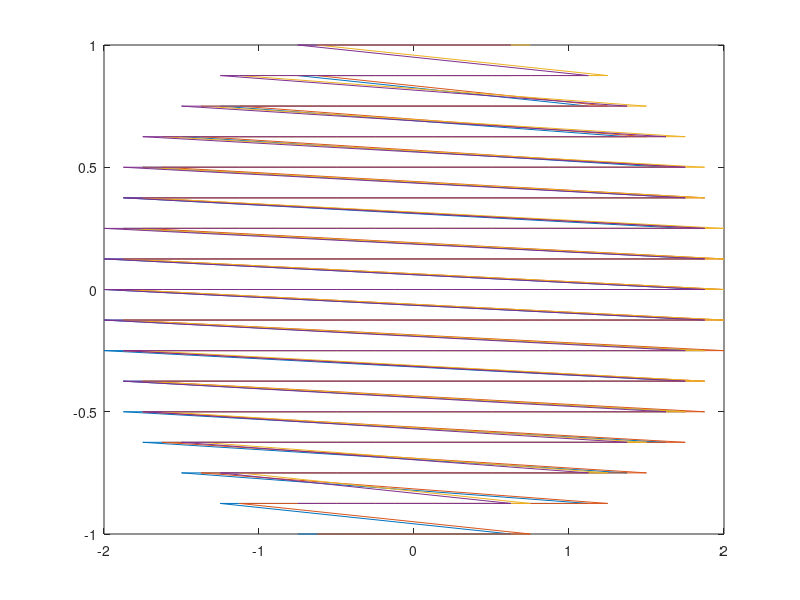
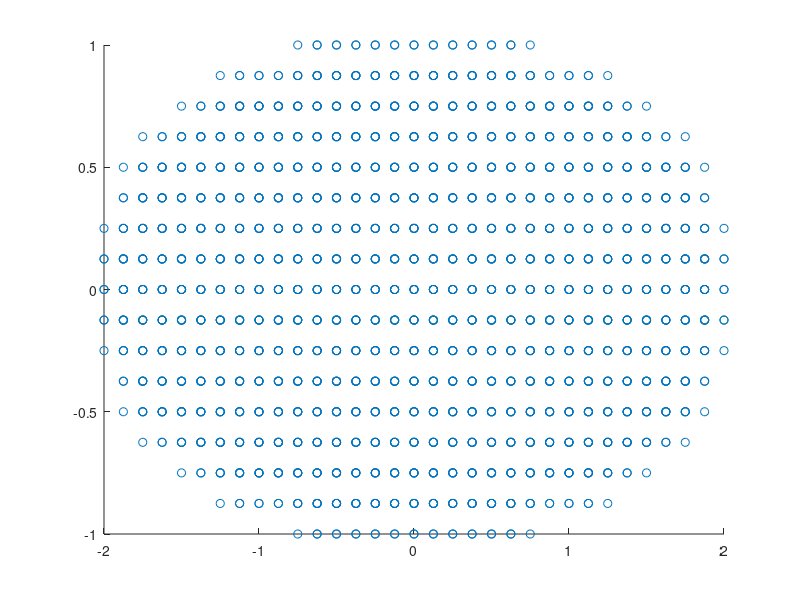

MATLAB code for these plots, in order: (Note: this script raises an error after producing the figures.)
clear all 
clc
tic;
NELM=416;

%% MESH AND CONNECTIVITY MATRIX
h=1/8;

XG=zeros(NELM,4); 
YG=zeros(NELM,4);
Connec=zeros(NELM,4);
for n=1:NELM     %FIX THE CONNECTIVITY ARRAY YOU DIDNT CHANGE AFTER PASTING 
 1;   if n<=12
        Connec(n,1)=n;Connec(n,2)=n+1;Connec(n,3)=18+n;Connec(n,4)=17+n;        
        XG(n,1)=-7*h+n*h;XG(n,2)=-6*h+n*h;XG(n,3)=-6*h+n*h;XG(n,4)=-7*h+n*h; 
        YG(n,1)=-8*h;YG(n,2)=-8*h;YG(n,3)=-7*h;YG(n,4)=-7*h;
 2;   elseif n<=32
        Connec(n,1)=n+1;Connec(n,2)=n+2;Connec(n,3)=25+n;Connec(n,4)=24+n;
        XG(n,1)=-11*h+(n-12)*h;XG(n,2)=-10*h+(n-12)*h;XG(n,3)=-10*h+(n-12)*h;XG(n,4)=-11*h+(n-12)*h;
        YG(n,1)=-7*h;YG(n,2)=-7*h;YG(n,3)=-6*h;YG(n,4)=-6*h;
 3;   elseif n<=56
        Connec(n,1)=n+2;Connec(n,2)=n+3;Connec(n,3)=n+30;Connec(n,4)=n+29;
        XG(n,1)=-13*h+(n-32)*h;XG(n,2)=-12*h+(n-32)*h;XG(n,3)=-12*h+(n-32)*h;XG(n,4)=-13*h+(n-32)*h;
        YG(n,1)=-6*h;YG(n,2)=-6*h;YG(n,3)=-5*h;YG(n,4)=-5*h;
 4;   elseif n<=84
        Connec(n,1)=n+3;Connec(n,2)=n+4;Connec(n,3)=n+34;Connec(n,4)=n+33;
        XG(n,1)=-15*h+(n-56)*h;XG(n,2)=-14*h+(n-56)*h;XG(n,3)=-14*h+(n-56)*h;XG(n,4)=-15*h+(n-56)*h;
        YG(n,1)=-5*h;YG(n,2)=-5*h;YG(n,3)=-4*h;YG(n,4)=-4*h;
 5;   elseif n<=114
        Connec(n,1)=n+4;Connec(n,2)=n+5;Connec(n,3)=n+36;Connec(n,4)=n+35;
        XG(n,1)=-16*h+(n-84)*h;XG(n,2)=-15*h+(n-84)*h;XG(n,3)=-15*h+(n-84)*h;XG(n,4)=-16*h+(n-84)*h;
        YG(n,1)=-4*h;YG(n,2)=-4*h;YG(n,3)=-3*h;YG(n,4)=-3*h;
 6;   elseif n<=144
        Connec(n,1)=n+5;Connec(n,2)=n+6;Connec(n,3)=n+38;Connec(n,4)=n+37;
        XG(n,1)=-16*h+(n-114)*h;XG(n,2)=-15*h+(n-114)*h;XG(n,3)=-15*h+(n-114)*h;XG(n,4)=-16*h+(n-114)*h;
        YG(n,1)=-3*h;YG(n,2)=-3*h;YG(n,3)=-2*h;YG(n,4)=-2*h;
 7;   elseif n<=176
        Connec(n,1)=n+6;Connec(n,2)=n+7;Connec(n,3)=n+40;Connec(n,4)=n+39;
        XG(n,1)=-17*h+(n-144)*h;XG(n,2)=-16*h+(n-144)*h;XG(n,3)=-16*h+(n-144)*h;XG(n,4)=-17*h+(n-144)*h;
        YG(n,1)=-2*h;YG(n,2)=-2*h;YG(n,3)=-h;YG(n,4)=-h;
 8;   elseif n<=208
        Connec(n,1)=n+7;Connec(n,2)=n+8;Connec(n,3)=n+41;Connec(n,4)=40+n;
        XG(n,1)=-17*h+(n-176)*h;XG(n,2)=-16*h+(n-176)*h;XG(n,3)=-16*h+(n-176)*h;XG(n,4)=-17*h+(n-176)*h;
        YG(n,1)=-h;YG(n,2)=-h;YG(n,3)=0;YG(n,4)=0;
 9;   elseif n<=240
        Connec(n,1)=n+8;Connec(n,2)=n+9;Connec(n,3)=n+42;Connec(n,4)=n+41;
        XG(n,1)=-17*h+(n-208)*h;XG(n,2)=-16*h+(n-208)*h;XG(n,3)=-16*h+(n-208)*h;XG(n,4)=-17*h+(n-208)*h;
        YG(n,1)=0;YG(n,2)=0;YG(n,3)=h;YG(n,4)=h;
 10;   elseif n<=272
        Connec(n,1)=n+9;Connec(n,2)=n+10;Connec(n,3)=n+43;Connec(n,4)=n+42;
        XG(n,1)=-17*h+(n-240)*h;XG(n,2)=-16*h+(n-240)*h;XG(n,3)=-16*h+(n-240)*h;XG(n,4)=-17*h+(n-240)*h;
        YG(n,1)=h;YG(n,2)=h;YG(n,3)=2*h;YG(n,4)=2*h;
  11;  elseif n<=302
        Connec(n,1)=n+11;Connec(n,2)=n+12;Connec(n,3)=n+44;Connec(n,4)=n+43;
        XG(n,1)=-16*h+(n-272)*h;XG(n,2)=-15*h+(n-272)*h;XG(n,3)=-15*h+(n-272)*h;XG(n,4)=-16*h+(n-272)*h;
        YG(n,1)=2*h;YG(n,2)=2*h;YG(n,3)=3*h;YG(n,4)=3*h;
  12;  elseif n<=332
        Connec(n,1)=n+13;Connec(n,2)=n+14;Connec(n,3)=n+45;Connec(n,4)=n+44;
        XG(n,1)=-16*h+(n-302)*h;XG(n,2)=-15*h+(n-302)*h;XG(n,3)=-15*h+(n-302)*h;XG(n,4)=-16*h+(n-302)*h;
        YG(n,1)=3*h;YG(n,2)=3*h;YG(n,3)=4*h;YG(n,4)=4*h;
  13;    elseif n<=360
        Connec(n,1)=n+15;Connec(n,2)=n+16;Connec(n,3)=n+46;Connec(n,4)=n+45;
        XG(n,1)=-15*h+(n-332)*h;XG(n,2)=-14*h+(n-332)*h;XG(n,3)=-14*h+(n-332)*h;XG(n,4)=-15*h+(n-332)*h;
        YG(n,1)=4*h;YG(n,2)=4*h;YG(n,3)=5*h;YG(n,4)=5*h;
  14;     elseif n<=384
        Connec(n,1)=n+19;Connec(n,2)=n+20;Connec(n,3)=n+47;Connec(n,4)=n+46;
        XG(n,1)=-13*h+(n-360)*h;XG(n,2)=-12*h+(n-360)*h;XG(n,3)=-12*h+(n-360)*h;XG(n,4)=-13*h+(n-360)*h;
        YG(n,1)=5*h;YG(n,2)=5*h;YG(n,3)=6*h;YG(n,4)=6*h;
   15; elseif n<=404
        Connec(n,1)=n+24;Connec(n,2)=n+25;Connec(n,3)=n+48;Connec(n,4)=n+47;
        XG(n,1)=-11*h+(n-384)*h;XG(n,2)=-10*h+(n-384)*h;XG(n,3)=-10*h+(n-384)*h;XG(n,4)=-11*h+(n-384)*h;
        YG(n,1)=6*h;YG(n,2)=6*h;YG(n,3)=7*h;YG(n,4)=7*h;
   16; else 
        Connec(n,1)=n+31;Connec(n,2)=n+32;Connec(n,3)=n+49;Connec(n,4)=n+48;
        XG(n,1)=-7*h+(n-404)*h;XG(n,2)=-6*h+(n-404)*h;XG(n,3)=-6*h+(n-404)*h;XG(n,4)=-7*h+(n-404)*h;
        YG(n,1)=7*h;YG(n,2)=7*h;YG(n,3)=8*h;YG(n,4)=8*h;
    end
end
Connec;

figure
plot(XG,YG)


figure
scatter(XG,YG)




%fprintf('Connectivity Matrix and Meshing Done\n')
%toc;

%%  SHAPE FUNCTIONS   Partial wrt r      Partial wrt s
syms r s
N1=(1/4)*(1-r)*(1-s);  N1_r=diff(N1,r);  N1_s=diff(N1,s); 
N2=(1/4)*(1+r)*(1-s);  N2_r=diff(N2,r);  N2_s=diff(N2,s);
N3=(1/4)*(1+r)*(1+s);  N3_r=diff(N3,r);  N3_s=diff(N3,s);
N4=(1/4)*(1-r)*(1+s);  N4_r=diff(N4,r);  N4_s=diff(N4,s);
N_r=[N1_r,N2_r,N3_r,N4_r];  N_s=[N1_s,N2_s,N3_s,N4_s];  % Array of derivaties for easy access and reduced computational time
%% STIFFNESS MATRIX
K=zeros(465);

for n=1:NELM         %Del(phi)*Del(u) and PHI*U Two Integrands       
    for i=1:4
          for j=1:4
              x=XG(n,1)*N1+XG(n,2)*N2+XG(n,3)*N3+XG(n,4)*N4; y=YG(n,1)*N1+YG(n,2)*N2+YG(n,3)*N3+YG(n,4)*N4; %x and  y interms of r and s            
              dxdr=diff(x,r);dxds=diff(x,s);dydr=diff(y,r);dyds=diff(y,s);  % partial derivatives of x and y               
              Mat=[dxdr,dxds;   dydr,dyds];                                 % matrix with derivatives              
              J=det(Mat);                                                   %JACOBIAN
           
              drdx=(1/J)*dyds;dsdx=-(1/J)*dydr;          drdy=(-1/J)*dxds;dsdy=(1/J)*dxdr;    %INVERSE DERIVATIVES
              Integrand1=((N_r(i)*drdx+N_s(i)*dsdx)*(N_r(j)*drdx+N_s(j)*dsdx)+(N_r(i)*drdy+N_s(i)*dsdy)*(N_r(j)*drdy+N_s(j)*dsdy))*J;                        
              dum=(subs(Integrand1,[r,s],[-1/sqrt(3),-1/sqrt(3)])+subs(Integrand1,[r,s],[1/sqrt(3),-1/sqrt(3)])+subs(Integrand1,[r,s],[1/sqrt(3),1/sqrt(3)])+subs(Integrand1,[r,s],[-1/sqrt(3),1/sqrt(3)]));              
              K(Connec(n,i),Connec(n,j))=K(Connec(n,i),Connec(n,j))+dum;
               
          end 
    end 
end
    fprintf('\nGlobal Stiffness Matrix Done\n')
    toc
%% LOAD VECTOR
F=zeros(465,1);
for n=1:NELM
        x=XG(n,1)*N1+XG(n,2)*N2+XG(n,3)*N3+XG(n,4)*N4; y=YG(n,1)*N1+YG(n,2)*N2+YG(n,3)*N3+YG(n,4)*N4;
        dxdr=diff(x,r);dxds=diff(x,s);dydr=diff(y,r);dyds=diff(y,s);  % partial derivatives of x and y      
        Mat=[dxdr,dxds;   dydr,dyds];                                 % matrix with derivatives    
        J=det(Mat);                                                   %JACOBIAN     
        drdx=(1/J)*dyds ; dsdx=-(1/J)*dydr; drdy=(-1/J)*dxds; dsdy=(1/J)*dxdr;    %INVERSE DERIVATIVES
            
        FIntegrand_1=1000*N1*J;  dum1=(subs(FIntegrand_1,[r,s],[-1/sqrt(3),-1/sqrt(3)])+subs(FIntegrand_1,[r,s],[1/sqrt(3),-1/sqrt(3)])+subs(FIntegrand_1,[r,s],[1/sqrt(3),1/sqrt(3)])+subs(FIntegrand_1,[r,s],[-1/sqrt(3),1/sqrt(3)]));
        FIntegrand_2=1000*N2*J;  dum2=(subs(FIntegrand_2,[r,s],[-1/sqrt(3),-1/sqrt(3)])+subs(FIntegrand_2,[r,s],[1/sqrt(3),-1/sqrt(3)])+subs(FIntegrand_2,[r,s],[1/sqrt(3),1/sqrt(3)])+subs(FIntegrand_2,[r,s],[-1/sqrt(3),1/sqrt(3)]));
        FIntegrand_3=1000*N3*J;  dum3=(subs(FIntegrand_3,[r,s],[-1/sqrt(3),-1/sqrt(3)])+subs(FIntegrand_3,[r,s],[1/sqrt(3),-1/sqrt(3)])+subs(FIntegrand_3,[r,s],[1/sqrt(3),1/sqrt(3)])+subs(FIntegrand_3,[r,s],[-1/sqrt(3),1/sqrt(3)]));
        FIntegrand_4=1000*N4*J;  dum4=(subs(FIntegrand_4,[r,s],[-1/sqrt(3),-1/sqrt(3)])+subs(FIntegrand_4,[r,s],[1/sqrt(3),-1/sqrt(3)])+subs(FIntegrand_4,[r,s],[1/sqrt(3),1/sqrt(3)])+subs(FIntegrand_4,[r,s],[-1/sqrt(3),1/sqrt(3)]));
    F(Connec(n,1),1)=F(Connec(n,1),1)+dum1;
    F(Connec(n,2),1)=F(Connec(n,2),1)+dum2;
    F(Connec(n,3),1)=F(Connec(n,3),1)+dum3;
    F(Connec(n,4),1)=F(Connec(n,4),1)+dum4;
end
    fprintf('\nLoad Vector Done\n')
    toc

%% ESSENTIAL BOUNDARY CONDITIONS

BNodes=[1:18 30:37 57:62 86:90 118:120 150:152 182:184 216,217 249,250 282:284 314:316 346:348 376:380 404:409 429:436 448:465];
for i=1:size(BNodes,2)
    F(BNodes(i))=0;
    K(BNodes(i),:)=0;
    K(BNodes(i),BNodes(i))=1;
end
fprintf('\nBoundary Conditions Done\n')
toc
%% SOLVING THE EQUATIONS
d=inv(K)*F;
fprintf('\nInversion of Matrix Done\n')
toc



%% COORDINATES OF NODES
Xnodes=zeros(465,1);
Ynodes=zeros(465,1);
for i=1:NELM
    for j=1:4
        global_node=Connec(i,j);
        Xnodes(global_node)=XG(i,j);
        Ynodes(global_node)=YG(i,j);
    end
end





%%  POST PROCESSING
% figure
% scatter(Xnodes,Ynodes)

%%%%%%%%%%%%%%%%%%%%%%%%%%%%%%%%%%%%%%%%%%%
%Set plot stuff:
set(0,'DefaultLineLineWidth',1.5)
set(0,'DefaultLineColor',[1,1,1])
set(0,'DefaultLineMarkerSize',15)
set(0,'DefaultAxesFontSize',22)
set(0,'DefaultFigureColor',[1,1,1])
set(0,'DefaultTextFontSize',26)
set(0,'DefaultTextInterpreter','latex')
set(0,'DefaultTextFontName','Arial')%Times-Roman')
set(0,'DefaultAxesFontName','Arial')%Times-Roman')
% %%%%%%%%%%%%%%%%%%%%%%%%%%%%%%%%%%%%%%%%%%%

 n1=200;n2=100;
 [X,Y] = meshgrid(linspace(min(Xnodes),max(Xnodes),n1), linspace(min(Ynodes),max(Ynodes),n2));
 Z = griddata(Xnodes,Ynodes,d,X,Y);
% % Plot a graph.
 figure
 fig=contourf(X,Y,Z,30,'LineColor', 'none');
 %set(fig,'EdgeColor','none')


 xv = linspace(min(Xnodes), max(Xnodes), numel(Xnodes));
 yv = linspace(min(Ynodes), max(Ynodes), numel(Ynodes));
 [Xm,Ym] = ndgrid(xv, yv);
 Zm = griddata(Xnodes, Ynodes, d, Xm, Ym);
 figure
 fig=surf(Xm, Ym, Zm)
 set(fig,'EdgeColor','none')



%% ERROR FUNCTION

syms r s
N1=(1/4)*(1-r)*(1-s);
N2=(1/4)*(1+r)*(1-s);
N3=(1/4)*(1+r)*(1+s);
N4=(1/4)*(1-r)*(1+s);

% Num_0=0;Den_0=0; Num_1=0;Den_1=0;
% for n=1:NELM
%    x=XG(n,1)*N1+XG(n,2)*N2+XG(n,3)*N3+XG(n,4)*N4; 
%    y=YG(n,1)*N1+YG(n,2)*N2+YG(n,3)*N3+YG(n,4)*N4; %x and  y interms of r and s
%    dxdr=diff(x,r);dxds=diff(x,s);dydr=diff(y,r);dyds=diff(y,s);  % partial derivatives of x and y 
%     Mat=[dxdr,dxds;   dydr,dyds];                                 % matrix with derivatives
%     J=det(Mat);                                                   %JACOBIAN
%    t_an=400*(1-x^2/4-y^2);                                                   
%    temp=d(Connec(n,1))*N1+d(Connec(n,2))*N2+d(Connec(n,3))*N3+d(Connec(n,4))*N4;
%      
%    tan_1=diff(t_an,r)*drdx+diff(t_an,s)*dsdx+diff(t_an,r)*drdy+diff(t_an,s)*dsdy;
%    temp_1=diff(temp,r)*drdx+diff(temp,s)*dsdx+diff(temp,r)*drdy+diff(temp,s)*dsdy;
% 
%     Num_0Int=((temp-t_an)^2)*J;  Num_1Int=((temp_1-tan_1)^2)*J;
%     Den_0Int=((t_an)^2)*J;       Den_1Int=(tan_1^2)*J;
%     
%     
% 
%     Num_0IntDone=subs(Num_0Int,[r,s],[-sqrt(1/3),-sqrt(1/3)])+subs(Num_0Int,[r,s],[sqrt(1/3),-sqrt(1/3)])+subs(Num_0Int,[r,s],[sqrt(1/3),sqrt(1/3)])+subs(Num_0Int,[r,s],[-sqrt(1/3),sqrt(1/3)]);
%     Den_0IntDone=subs(Den_0Int,[r,s],[-sqrt(1/3),-sqrt(1/3)])+subs(Den_0Int,[r,s],[sqrt(1/3),-sqrt(1/3)])+subs(Den_0Int,[r,s],[sqrt(1/3),sqrt(1/3)])+subs(Den_0Int,[r,s],[-sqrt(1/3),sqrt(1/3)]);
%     
%    Num_1IntDone=subs(Num_1Int,[r,s],[-sqrt(1/3),-sqrt(1/3)])+subs(Num_1Int,[r,s],[sqrt(1/3),-sqrt(1/3)])+subs(Num_1Int,[r,s],[sqrt(1/3),sqrt(1/3)])+subs(Num_1Int,[r,s],[-sqrt(1/3),sqrt(1/3)]);
%    Den_1IntDone=subs(Den_1Int,[r,s],[-sqrt(1/3),-sqrt(1/3)])+subs(Den_1Int,[r,s],[sqrt(1/3),-sqrt(1/3)])+subs(Den_1Int,[r,s],[sqrt(1/3),sqrt(1/3)])+subs(Den_1Int,[r,s],[-sqrt(1/3),sqrt(1/3)]);
% 
%    Num_0=Num_0+Num_0IntDone;
%    Den_0=Den_0+Den_0IntDone;
% 
%      Num_1=Num_1+Num_0IntDone+Num_1IntDone;
%      Den_1=Den_1+Den_0IntDone+Den_1IntDone;
% end
% 
% Err_0=vpa(Num_0/Den_0,3);
% Err_0=sqrt(Err_0)
% 
% Err_1=vpa(Num_1/Den_1,3);
% Err_1=sqrt(Err_1)

%% PARTIAL DERIVATIVE CALCULATION

% first element for dudx 208 nodes are 215 216 249 248
%Second element for dudx 240 nodes are 248 249 282 281

% first element for dudy 410 nodes are 441 442 459 458
%Second element for dudy 411 nodes are 442 443 460 459
clc

x=XG(208,1)*N1+XG(208,2)*N2+XG(208,3)*N3+XG(208,4)*N4; 
y=YG(208,1)*N1+YG(208,2)*N2+YG(208,3)*N3+YG(208,4)*N4;
dxdr=diff(x,r);dxds=diff(x,s);dydr=diff(y,r);dyds=diff(y,s);  % partial derivatives of x and y               
              Mat=[dxdr,dxds;   dydr,dyds];                                 % matrix with derivatives              
              J=det(Mat);                                                   %JACOBIAN
               drdx=(1/J)*dyds ; dsdx=-(1/J)*dydr; drdy=(-1/J)*dxds; dsdy=(1/J)*dxdr;    %INVERSE DERIVATIVES

U1=d(215)*N1+d(216)*N2+d(249)*N3+d(248)*N4;

DU1DX=vpa(subs(diff(U1,r)*drdx+diff(U1,s)*dsdx,[r,s],[1,1]),3)

x=XG(240,1)*N1+XG(240,2)*N2+XG(240,3)*N3+XG(240,4)*N4; 
y=YG(240,1)*N1+YG(240,2)*N2+YG(240,3)*N3+YG(240,4)*N4;
dxdr=diff(x,r);dxds=diff(x,s);dydr=diff(y,r);dyds=diff(y,s);  % partial derivatives of x and y               
              Mat=[dxdr,dxds;   dydr,dyds];                                 % matrix with derivatives              
              J=det(Mat);                                                   %JACOBIAN
               drdx=(1/J)*dyds ; dsdx=-(1/J)*dydr; drdy=(-1/J)*dxds; dsdy=(1/J)*dxdr;    %INVERSE DERIVATIVES


U2=d(248)*N1+d(249)*N2+d(282)*N3+d(281)*N4;

DU2DX=vpa(subs(diff(U2,r)*drdx+diff(U2,s)*dsdx,[r,s],[1,-1]),3)

x=XG(410,1)*N1+XG(410,2)*N2+XG(410,3)*N3+XG(410,4)*N4; 
y=YG(410,1)*N1+YG(410,2)*N2+YG(410,3)*N3+YG(410,4)*N4;
dxdr=diff(x,r);dxds=diff(x,s);dydr=diff(y,r);dyds=diff(y,s);  % partial derivatives of x and y               
              Mat=[dxdr,dxds;   dydr,dyds];                                 % matrix with derivatives              
              J=det(Mat);                                                   %JACOBIAN
               drdx=(1/J)*dyds ; dsdx=-(1/J)*dydr; drdy=(-1/J)*dxds; dsdy=(1/J)*dxdr;    %INVERSE DERIVATIVES

U1=d(441)*N1+d(442)*N2+d(459)*N3+d(458)*N4;

DU1DY=vpa(subs(diff(U1,r)*drdy+diff(U1,s)*dsdy,[r,s],[1,1]),3)

x=XG(411,1)*N1+XG(411,2)*N2+XG(411,3)*N3+XG(411,4)*N4; 
y=YG(411,1)*N1+YG(411,2)*N2+YG(411,3)*N3+YG(411,4)*N4;
dxdr=diff(x,r);dxds=diff(x,s);dydr=diff(y,r);dyds=diff(y,s);  % partial derivatives of x and y               
              Mat=[dxdr,dxds;   dydr,dyds];                                 % matrix with derivatives              
              J=det(Mat);                                                   %JACOBIAN
               drdx=(1/J)*dyds ; dsdx=-(1/J)*dydr; drdy=(-1/J)*dxds; dsdy=(1/J)*dxdr;    %INVERSE DERIVATIVES


U2=d(442)*N1+d(443)*N2+d(460)*N3+d(449)*N4;

DU2DY=vpa(subs(diff(U2,r)*drdy+diff(U2,s)*dsdy,[r,s],[-1,1]),3)





